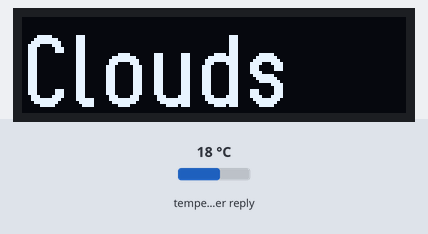
Recording of a sketch running on a simulated ESP8266 (NodeMCU). On the bench: 128×32 one-colour display. Inputs (shaded band) come from the test bench; at power-on: temperature in the weather reply 18 °C. WiFi joins after 1.5 s; servers stay silent unless stated; web services answer with replies made up by the test bench; what the sketch prints to the serial monitor is not drawn.

Above: at 6.8 s.
At 9.8 s:
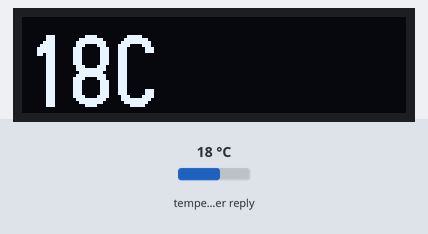

Measured:
- what the display in image 0 shows lasts 3.0 s, from 6.8 s to 9.8 s

The sketch:

ESP8266_OLED_Weather.ino
```cpp
/**
   BasicHTTPClient.ino

    Created on: 24.05.2015

*/

#include <Arduino.h>
#include <ArduinoJson.h>

#include <ESP8266WiFi.h>
#include <ESP8266WiFiMulti.h>

#include <ESP8266HTTPClient.h>

#include <WiFiClient.h>

#include <U8g2lib.h>
#include "weather_constants.h"

ESP8266WiFiMulti WiFiMulti;
U8G2_SSD1306_128X32_UNIVISION_F_HW_I2C u8g2(U8G2_R0, /* reset=*/ 16, /* clock=*/ 5, /* data=*/ 4);

u8g2_uint_t offset;     // current offset for the scrolling text
u8g2_uint_t width;      // pixel width of the scrolling text (must be lesser than 128 unless U8G2_16BIT is defined

char buf[30];
char outstr[4];
unsigned long int weatherMillis = 0;
unsigned long int displayMillis = 0;
String weatherurl = String("http://api.openweathermap.org/data/2.5/weather?zip=") + myZIP + String(",") + myCOUNTRY + String("&APPID=") + myopenweatherapi + String("&units=metric");

DynamicJsonDocument docOut(4096);

DynamicJsonDocument fetch_weather() {
  DynamicJsonDocument doc(4096);
  WiFiClient client;
  HTTPClient http;
  int httpCode;
  http.useHTTP10(true);
  http.begin(client, weatherurl);  // HTTP
  Serial.print("[HTTP] GET...\n");
  // start connection and send HTTP header
  httpCode = http.GET();

  // httpCode will be negative on error
  if (httpCode > 0) {
    // HTTP header has been send and Server response header has been handled
    Serial.printf("[HTTP] GET... code: %d\n", httpCode);

    // file found at server
    if (httpCode == HTTP_CODE_OK || httpCode == HTTP_CODE_MOVED_PERMANENTLY) {
      //char* payload = http.getString();
      //Serial.println(payload);
      deserializeJson(doc, http.getStream());
    }
  }
  http.end();
  return doc;
}


void setup() {

  Serial.begin(115200);
  // Serial.setDebugOutput(true);
  u8g2.begin();

  u8g2.setFont(u8g2_font_logisoso24_tf); // set the target font to calculate the pixel width
  //width = u8g2.getUTF8Width(text);    // calculate the pixel width of the text

  u8g2.setFontMode(0);    // enable transparent mode, which is faster

  Serial.println();
  Serial.println();
  Serial.println();

  for (uint8_t t = 4; t > 0; t--) {
    Serial.printf("[SETUP] WAIT %d...\n", t);
    Serial.flush();
    delay(1000);
  }

  WiFi.mode(WIFI_STA);
  WiFiMulti.addAP(mySSID, myPASSWORD);

  do {
    delay(1000);
  } while (WiFiMulti.run() != WL_CONNECTED);

  docOut = fetch_weather();
}

void loop() {
  // wait for WiFi connection
  const char* weather_0_main;
  float main_temp;
  unsigned long int time_diff;

  if ((WiFiMulti.run() == WL_CONNECTED)) {
    time_diff = millis() - weatherMillis;
    //Serial.println(time_diff);
    if ( time_diff > 600000) { //fetch new weather info every 10mins
      weatherMillis = millis();
      Serial.print("[HTTP] begin...\n");
      docOut = fetch_weather();
    }

    if (millis() - displayMillis > 6*1000) {

      JsonObject weather_0 = docOut["weather"][0];
      int weather_0_id = weather_0["id"]; // 501
      weather_0_main = weather_0["main"]; // "Rain"
      const char* weather_0_description = weather_0["description"]; // "moderate rain"
      Serial.println(weather_0_description);

      JsonObject main = docOut["main"];
      main_temp = main["temp"]; // 5.43
      dtostrf(main_temp, 2, 0, outstr);
      //int main_feels_like = main["feels_like"]; // 1
      Serial.println(main_temp);

      displayMillis = millis();
      const char* spaces = " ";
      const char* cel = "C";
      strcpy(buf,weather_0_main);
      //strcat(buf,spaces);
      //strcat(buf,outstr);
      //strcat(buf,cel);

      u8g2.clear();
      u8g2.drawStr(0,30,buf);  // write something to the internal memory
      u8g2.sendBuffer();          // transfer internal memory to the display

      delay(3*1000);

      strcpy(buf,outstr);
      //strcat(buf,spaces);
      //strcat(buf,outstr);
      strcat(buf,cel);

      u8g2.clear();
      u8g2.drawStr(0,30,buf);  // write something to the internal memory
      u8g2.sendBuffer();          // transfer internal memory to the display
    }
  } else {
    Serial.println("Waiting for WiFi...");
    delay(3000);
  }
}
```

weather_constants.h
```cpp
#ifndef _HEADERFILE_H    // Put these two lines at the top of your file.
#define _HEADERFILE_H    // (Use a suitable name, usually based on the file name.)

// Place your main header code here.

const char* mySSID = "YOURSSID";
const char* myPASSWORD = "YOURPASS";
String myZIP = "YOURZIP";
String myCOUNTRY = "YOURCOUNTRY";
String myopenweatherapi = "YOURAPIKEY";

#endif // _HEADERFILE_H    // Put this line at the end of your file.
```
